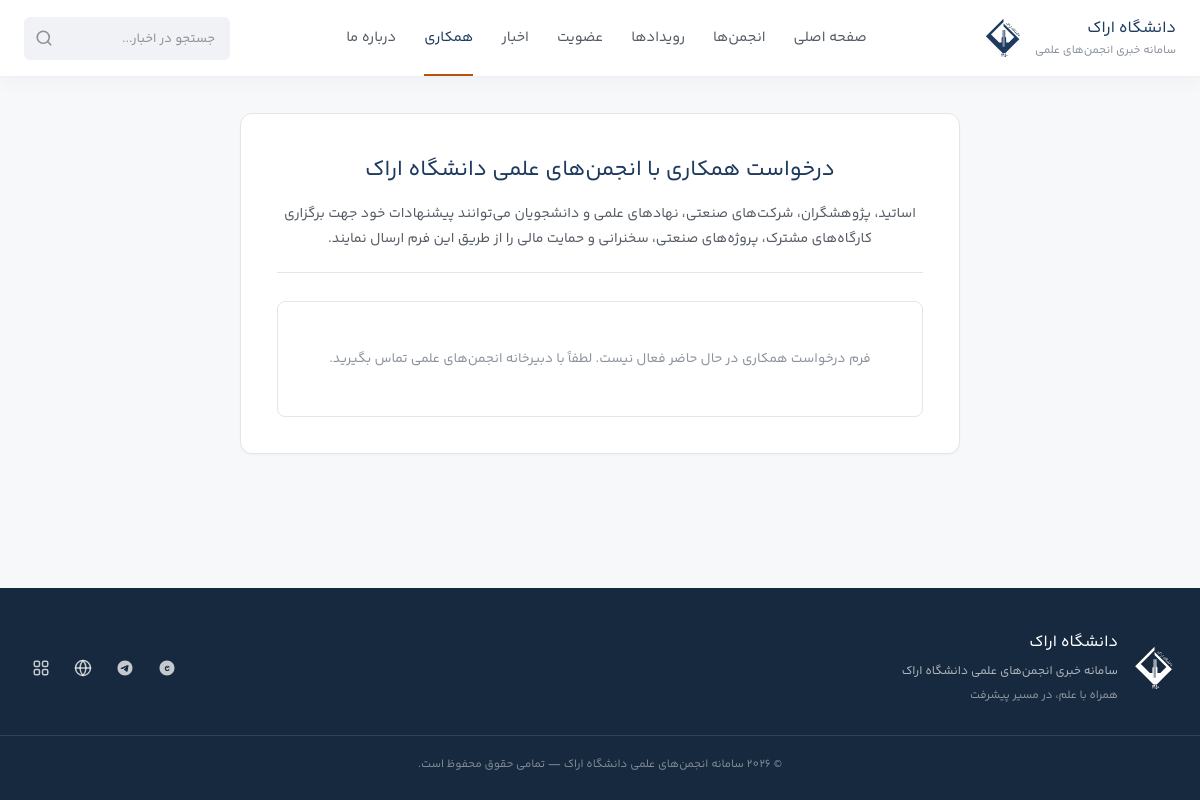
/cooperation.php, run on an earlier commit of the app's database.
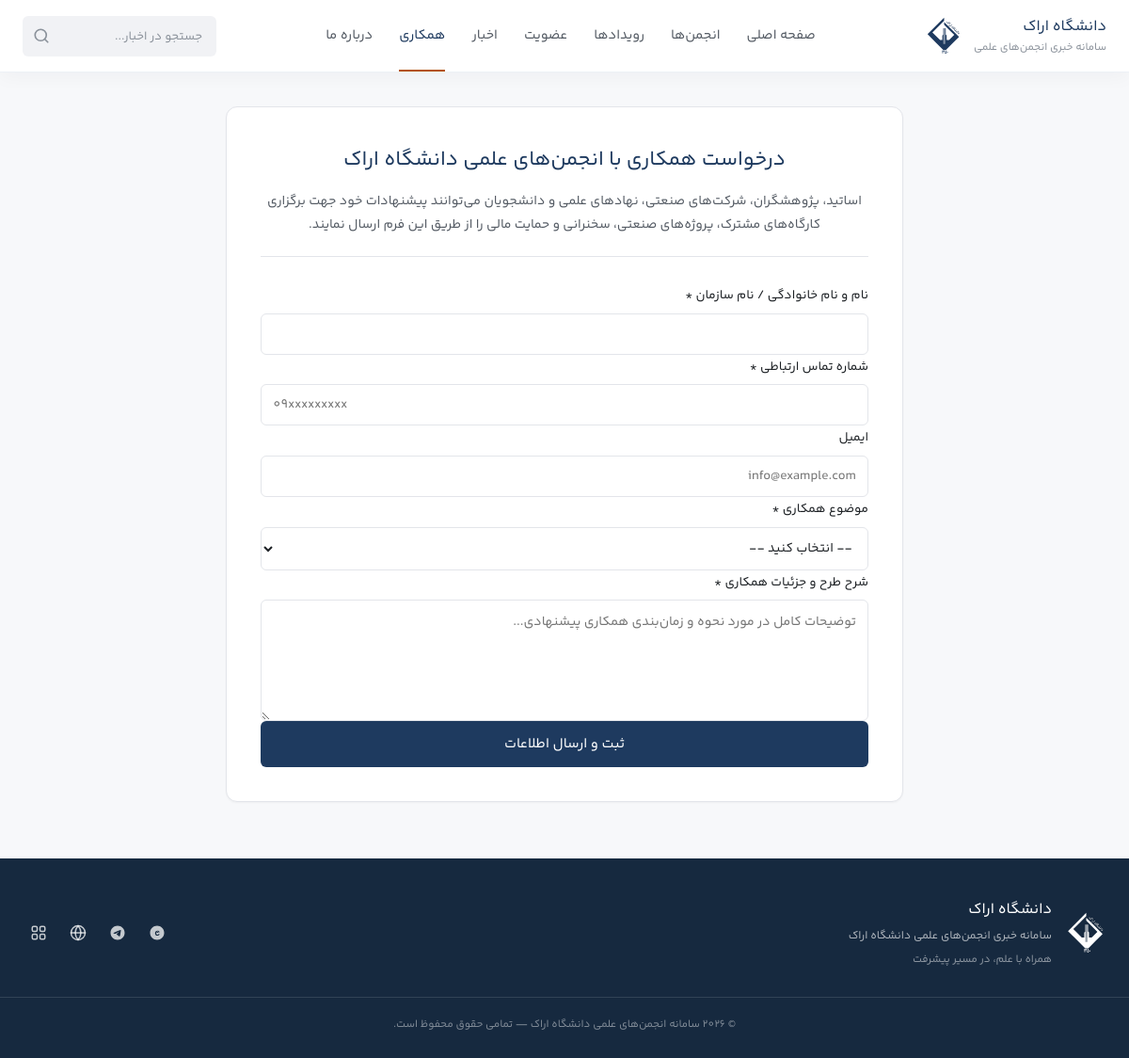
And on a later commit of the database.
### tables this page shows
CREATE TABLE IF NOT EXISTS `form_fields` (
  `id` int(11) NOT NULL AUTO_INCREMENT PRIMARY KEY,
  `form_id` int(11) NOT NULL,
  `label` varchar(255) NOT NULL,
  `type` varchar(50) NOT NULL DEFAULT 'text',
  `options` text DEFAULT NULL,
  `required` tinyint(1) NOT NULL DEFAULT 0,
  `is_unique` tinyint(1) NOT NULL DEFAULT 0,
  `placeholder` varchar(255) DEFAULT NULL,
  `help` varchar(255) DEFAULT NULL,
  `sort_order` int(11) NOT NULL DEFAULT 0,
  KEY `idx_fields_form` (`form_id`, `sort_order`)
) DEFAULT CHARSET=utf8mb4;

### includes/forms.php (the view, shortened to what the changed rows need)
<?php
function getCsrfToken() {
    return $_SESSION['csrf_token'];
}
function getFormFields($pdo, $formId) {
    $stmt = $pdo->prepare("SELECT * FROM form_fields WHERE form_id = ? ORDER BY sort_order ASC, id ASC");
    $stmt->execute([(int)$formId]);
    return $stmt->fetchAll();
}
function renderFormHtml($form, $fields, $errors = [], $old = [], $action = '') {
    $html = '<form method="POST" action="' . htmlspecialchars($action) . '" class="site-form-layout" novalidate>';
    $html .= '<input type="hidden" name="csrf_token" value="' . getCsrfToken() . '">';
    $html .= '<div style="display:none;" aria-hidden="true"><input type="text" name="website_hp" tabindex="-1" autocomplete="off"></div>';
    foreach ($fields as $field) {
        $key = 'field_' . $field['id'];
        $val = htmlspecialchars($old[$key] ?? '');
        $hasErr = isset($errors[$key]);
        $errHtml = $hasErr ? '<div class="form-error-msg">' . htmlspecialchars($errors[$key]) . '</div>' : '';
        $html .= '<div class="form-group ' . ($hasErr ? 'has-error' : '') . '">';
        $html .= '<label class="form-label" for="' . $key . '">';
        $html .= htmlspecialchars($field['label']);
        if (!empty($field['required'])) {
            $html .= ' <span class="required-star" aria-label="الزامی">*</span>';
        }
        $html .= '</label>';
        $placeholder = !empty($field['placeholder']) ? ' placeholder="' . htmlspecialchars($field['placeholder']) . '"' : '';
        switch ($field['type']) {
            case 'textarea':
                $html .= '<textarea id="' . $key . '" name="' . $key . '" class="form-control" rows="4"' . $placeholder . '>' . $val . '</textarea>';
                break;
            case 'select':
                $opts = array_map('trim', explode("\n", (string)$field['options']));
                $html .= '<select id="' . $key . '" name="' . $key . '" class="form-control">';
                $html .= '<option value="">-- انتخاب کنید --</option>';
                foreach ($opts as $opt) {
                    $sel = ($val === $opt) ? ' selected' : '';
                    $html .= '<option value="' . htmlspecialchars($opt) . '"' . $sel . '>' . htmlspecialchars($opt) . '</option>';
                }
                $html .= '</select>';
                break;
            default:
                $inputType = ($field['type'] === 'email') ? 'email' : (($field['type'] === 'tel') ? 'tel' : 'text');
                $html .= '<input type="' . $inputType . '" id="' . $key . '" name="' . $key . '" class="form-control" value="' . $val . '"' . $placeholder . '>';
                break;
        }
        $html .= $errHtml;
        $html .= '</div>';
    }
    $html .= '<div class="form-actions-wrap">';
    $html .= '<button type="submit" class="btn-primary" style="width:100%; justify-content:center; padding:12px 24px; font-size:15px;">ثبت و ارسال اطلاعات</button>';
    $html .= '</div>';
    $html .= '</form>';
    return $html;
}
?>

### includes/header.php (shortened to what the changed rows need)
<?php
require_once __DIR__ . '/functions.php';
$page = $page ?? '';
$nav = [
    'home'         => ['index.php', 'صفحه اصلی'],
    'associations' => ['associations.php', 'انجمن‌ها'],
    'events'       => ['events.php', 'رویدادها'],
    'membership'   => ['membership.php', 'عضویت'],
    'news'         => ['news.php', 'اخبار'],
    'cooperation'  => ['cooperation.php', 'همکاری'],
    'about'        => ['about.php', 'درباره ما'],
];
?>
<!DOCTYPE html>
<html lang="fa" dir="rtl">
<head>
    <link rel="stylesheet" href="assets/css/style.css?v=<?= file_exists(__DIR__ . '/../assets/css/style.css') ? filemtime(__DIR__ . '/../assets/css/style.css') : '3.0' ?>">
<body>
<header class="main-header" id="mainHeader">
    <div class="container header-flex">
        <nav class="main-nav" id="mainNav">
            <ul class="nav-list">
                <?php foreach ($nav as $key => $item): ?>
                    <li class="nav-item">
                        <a href="<?= $item[0] ?>" class="nav-link <?= $page === $key ? 'active' : '' ?>">
                            <?= $item[1] ?>
                        </a>
                    </li>
                <?php endforeach; ?>
            </ul>
        </nav>
    </div>
</header>

### cooperation.php (shortened to what the changed rows need)
<?php
$page = 'cooperation';
require_once __DIR__ . '/includes/header.php';
require_once __DIR__ . '/includes/forms.php';
$st = $pdo->query("SELECT * FROM forms WHERE type = 'cooperation' AND association_id = 0 LIMIT 1");
$form = $st->fetch();
if (!$form) {
    $st = $pdo->query("SELECT * FROM forms WHERE type = 'cooperation' LIMIT 1");
    $form = $st->fetch();
}
$fields = $form ? getFormFields($pdo, $form['id']) : [];
$errors = [];
$successMessage = '';
?>
<section class="page-container container">
    <div style="max-width:720px; margin:0 auto; background:var(--color-surface); border:1px solid var(--border-color); border-radius:var(--radius-lg); padding:36px; box-shadow:var(--shadow-sm);">
        <div style="text-align:center; margin-bottom:28px; padding-bottom:20px; border-bottom:1px solid var(--border-color);">
            <h1 style="font-size:22px; font-weight:700; color:var(--color-primary-navy); margin-bottom:10px;">
                درخواست همکاری با انجمن‌های علمی دانشگاه اراک
            </h1>
        </div>
        <?php if ($successMessage): ?>
            <div class="alert alert-success" style="padding:16px 20px; border-radius:var(--radius-md); background:#ecfdf5; color:#065f46; border:1px solid #a7f3d0; text-align:center; font-weight:600; margin-bottom:24px;">
                <?= svgIcon('check', '', 20) ?> <?= e($successMessage) ?>
            </div>
            <div style="text-align:center;">
                <a href="index.php" class="btn-primary" style="display:inline-flex;">بازگشت به صفحه اصلی</a>
            </div>
        <?php elseif ($form): ?>
            <?= renderFormHtml($form, $fields, $errors, $_POST) ?>
        <?php else: ?>
            <div class="empty-state-box">
                <p>فرم درخواست همکاری در حال حاضر فعال نیست. لطفاً با دبیرخانه انجمن‌های علمی تماس بگیرید.</p>
            </div>
        <?php endif; ?>
    </div>
</section>
<?php include 'includes/footer.php'; ?>

### includes/functions.php (shortened to what the changed rows need)
<?php
function e($s) { return htmlspecialchars((string)$s, ENT_QUOTES, 'UTF-8'); }
function svgIcon($name, $class = '', $size = null) {
    $szAttr = $size ? 'width="' . (int)$size . '" height="' . (int)$size . '"' : '';
    $cls = $class ? ' class="svg-icon ' . e($class) . '"' : ' class="svg-icon"';
    switch ($name) {
        case 'search':
            return '<svg ' . $cls . ' ' . $szAttr . ' viewBox="0 0 24 24" fill="none" stroke="currentColor" stroke-width="2.2" stroke-linecap="round" stroke-linejoin="round"><circle cx="11" cy="11" r="8"/><line x1="21" y1="21" x2="16.65" y2="16.65"/></svg>';
        case 'close':
            return '<svg ' . $cls . ' ' . $szAttr . ' viewBox="0 0 24 24" fill="none" stroke="currentColor" stroke-width="2.5" stroke-linecap="round" stroke-linejoin="round"><line x1="18" y1="6" x2="6" y2="18"/><line x1="6" y1="6" x2="18" y2="18"/></svg>';
        case 'menu':
            return '<svg ' . $cls . ' ' . $szAttr . ' viewBox="0 0 24 24" fill="none" stroke="currentColor" stroke-width="2.2" stroke-linecap="round" stroke-linejoin="round"><line x1="3" y1="12" x2="21" y2="12"/><line x1="3" y1="6" x2="21" y2="6"/><line x1="3" y1="18" x2="21" y2="18"/></svg>';
        case 'telegram':
            return '<svg ' . $cls . ' ' . $szAttr . ' viewBox="0 0 24 24" fill="currentColor"><path d="M12 2C6.48 2 2 6.48 2 12s4.48 10 10 10 10-4.48 10-10S17.52 2 12 2zm4.64 6.8c-.15 1.58-.8 5.42-1.13 7.19-.14.75-.42 1-.68 1.03-.58.05-1.02-.38-1.58-.75-.88-.58-1.38-.94-2.23-1.5-.99-.65-.35-1.01.22-1.59.15-.15 2.71-2.48 2.76-2.69a.2.2 0 0 0-.05-.18c-.06-.05-.14-.03-.21-.02-.09.02-1.49.95-4.22 2.79-.4.27-.76.41-1.08.4-.36-.01-1.04-.2-1.55-.37-.63-.2-1.12-.31-1.08-.66.02-.18.27-.36.74-.55 2.92-1.27 4.86-2.11 5.83-2.51 2.78-1.16 3.35-1.36 3.73-1.36.08 0 .27.02.39.12.1.08.13.19.14.27-.01.06.01.24 0 .37z"/></svg>';
        case 'eitaa':
            return '<svg ' . $cls . ' ' . $szAttr . ' viewBox="0 0 24 24" fill="currentColor"><path d="M12 2C6.48 2 2 6.48 2 12s4.48 10 10 10 10-4.48 10-10S17.52 2 12 2zm3.3 12.6c-.6.9-1.6 1.4-2.8 1.4-1.9 0-3.4-1.5-3.4-3.5 0-2 1.5-3.5 3.4-3.5 1.5 0 2.7.9 3.2 2.2h-1.8c-.3-.5-.8-.8-1.4-.8-1 0-1.7.8-1.7 2.1 0 1.2.7 2.1 1.7 2.1.6 0 1.1-.3 1.4-.8h1.4v.8zm-2.8-2.6c-.6 0-1.1-.5-1.1-1.1s.5-1.1 1.1-1.1 1.1.5 1.1 1.1-.5 1.1-1.1 1.1z"/></svg>';
        case 'globe':
        case 'web':
        case 'website':
            return '<svg ' . $cls . ' ' . $szAttr . ' viewBox="0 0 24 24" fill="none" stroke="currentColor" stroke-width="2" stroke-linecap="round" stroke-linejoin="round"><circle cx="12" cy="12" r="10"/><line x1="2" y1="12" x2="22" y2="12"/><path d="M12 2a15.3 15.3 0 0 1 4 10 15.3 15.3 0 0 1-4 10 15.3 15.3 0 0 1-4-10 15.3 15.3 0 0 1 4-10z"/></svg>';
        case 'grid':
        case 'portal':
            return '<svg ' . $cls . ' ' . $szAttr . ' viewBox="0 0 24 24" fill="none" stroke="currentColor" stroke-width="2" stroke-linecap="round" stroke-linejoin="round"><rect x="3" y="3" width="7" height="7" rx="2"/><rect x="14" y="3" width="7" height="7" rx="2"/><rect x="14" y="14" width="7" height="7" rx="2"/><rect x="3" y="14" width="7" height="7" rx="2"/></svg>';
    }
}
?>

What changed in the data, as far as the page shows it:
added form_fields: value "نام و نام خانوادگی / نام سازمان"
added form_fields: value "شماره تماس ارتباطی"
added form_fields: value "ایمیل"
added form_fields: value "موضوع همکاری"
added form_fields: value "شرح طرح و جزئیات همکاری", id+placeholder "توضیحات کامل در مورد نحوه و زمان‌بندی همکاری پیشنهادی..."
Also different on the page:
text no longer shown: "فرم درخواست همکاری در حال حاضر فعال نیست. لطفاً با دبیرخانه انجمن‌های علمی تماس بگیرید."
text now shown: "ثبت و ارسال اطلاعات"
